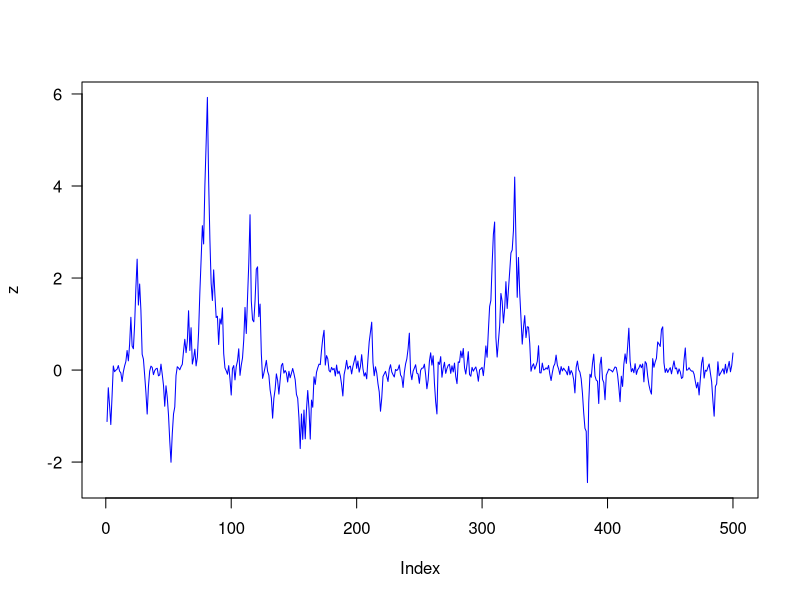
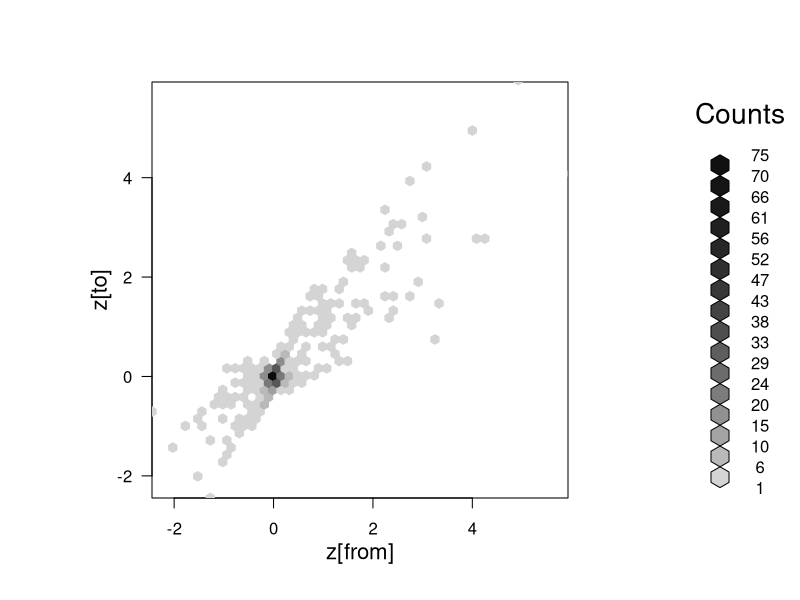
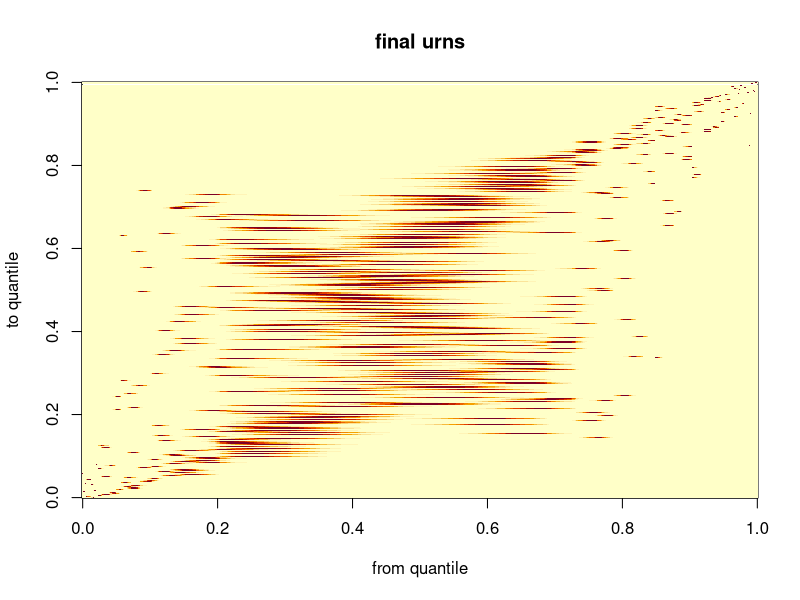
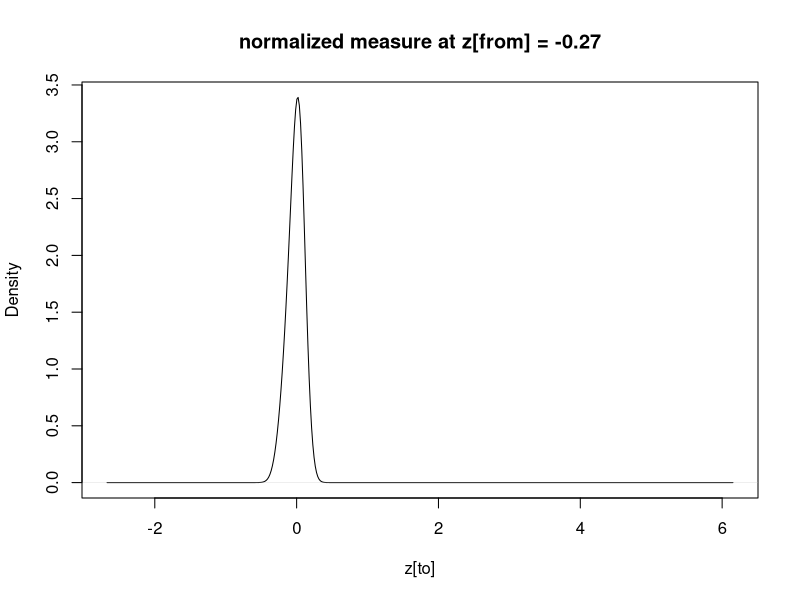
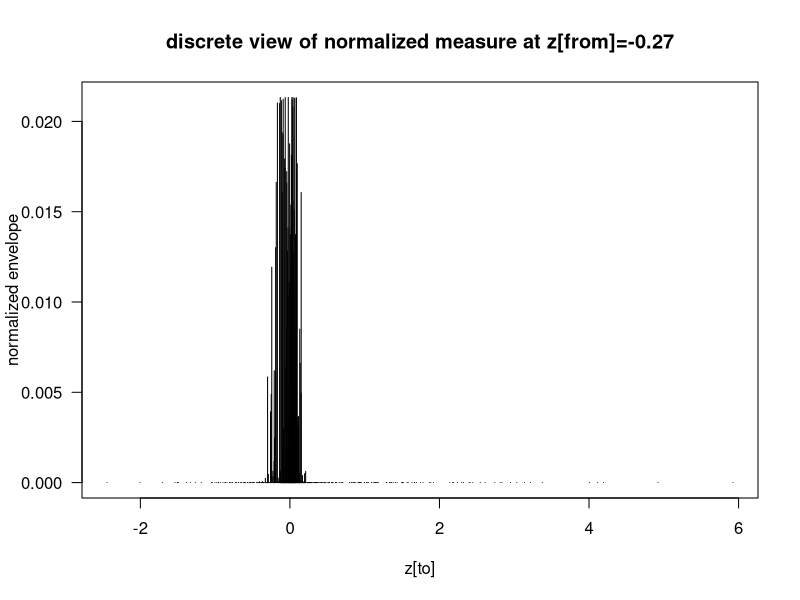
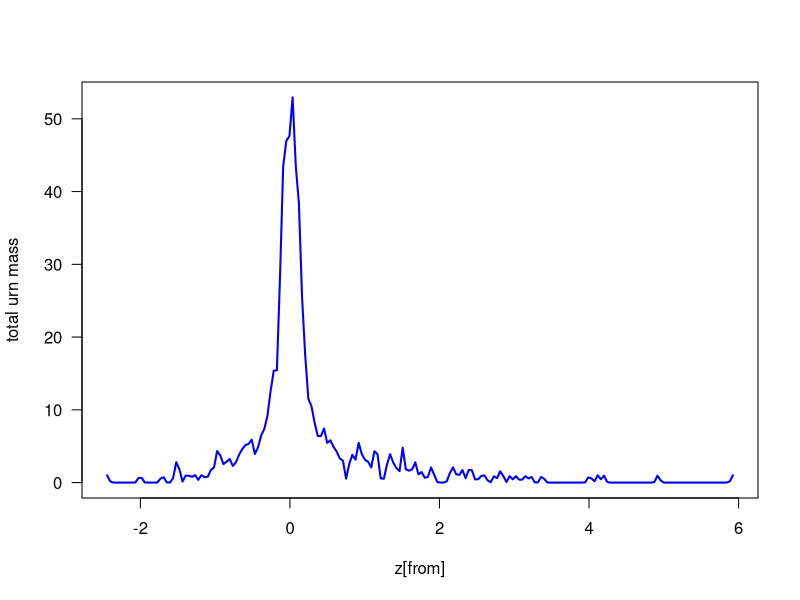

Here is the R script that generated these plots, in order:
## ---- chunk 1
knitr::opts_chunk$set(fig.width=6, fig.height=6, fig.path='Figs/',
                      echo=FALSE, warning=FALSE, message=FALSE)
## ---- chunk 2
# a synthetic autoregressive example, but with goofy bimodal conditionals

set.seed(312345126)

rbimod <- function(mu, delta=2, sig=(1/4), phi=.95 )
 {
   # make a biomodal draw centered at mu
   sgn <- sample( c(-delta,delta), size=1, prob=c(1/2,1/2) ) 
   x <- phi*mu + sig*(rnorm(1)+sgn)*sqrt(abs(mu))
   x
 }

n <- 500
z <- numeric(n)
z[1] <- rnorm(1)
for( i in 2:n){ z[i] <- rbimod(z[i-1]) }
## ---- chunk 3
x <- z ## don't show, but match paper notation
B <- n
y <- x[2:B] - x[1:(B-1)] ## the deviations


x.from <- x[1:(B-1)]
x.to <- x[2:B]
## ---- chunk 4
plot(x, ylab="z", type="l",  col="blue", las=1)

## ---- chunk 5
library(hexbin)
h <- hexbin( cbind(x.from, x.to), xbins=50, xlab="z[from]", ylab="z[to]" )
plot(h)
## ---- chunk 6

# reordered by response level
oo <- order(x.from)
x.from.o <- x.from[oo]
x.to.o <- x.to[oo]

tau <- 1/1000
env <- outer(x.from.o,x.from.o,function(u,v){ exp( -(1/tau)*(u-v)^2 ) } )


# Now we realign to x.to2

oo2 <- order( x.to.o )
x.to.o2 <- x.to.o[oo2] ## sorted x.to's

env2 <- env[,oo2]


## one case
w <- env2[200,]/sum( env2[200,] )
k200 <- density( x.to.o2, weights=w )

image( sqrt(env2), xlab="from quantile", ylab="to quantile", main="final urns" )

## ---- chunk 7
## show how k200, for example, approximates the generative kernel at that x.from position...

## one case
w <- env2[200,]/sum( env2[200,] )
k200 <- density( x.to.o2, weights=w ) 
plot(k200,main="normalized measure at z[from] = -0.27", xlab="z[to]")
## ---- chunk 8
plot( x.to.o2, w, type="h", xlab="z[to]", main="discrete view of normalized measure at z[from]=-0.27" ,ylab="normalized envelope", las=1 )
## ---- chunk 9
zgrid <- seq( min(x), max(x), length=200 )
alpha <- zgrid
for( j in 1:length(zgrid) )
 {
   alpha[j] <-  sum( exp( -(1/tau)*(zgrid[j]-x.from)^2 )  ) 
 }
plot( zgrid, alpha, type="l", lwd=2, col="blue", las=1 , xlab="z[from]", ylab="total urn mass" )


## ---- chunk 10
# generate a weight vector for each 

tmp <- matrix( log(1/runif( (n-1)^2 ) ), n-1, n-1 )
W <- tmp/rowSums(tmp)
## power method for stationary distn.
A <- W
m <- 50
for( i in 1:m ){ A <- A %*% W }
pi <- A[,1]  ## any row, approx stationary distribution

## simplest parameter is correlation
#
# E[  (Z_i-mu) * (Z_{i-1}-mu ) ]
# = E[  (Z_{i-1}-mu) E( (Z_i-mu) | Z_{i-1} ) ] 
# = \sum_{z_{from}} pi_{z_from} ( z_from - mu ) \sum_{z_to} 
# 	w_{z.from, z.to} (z_to - mu)
